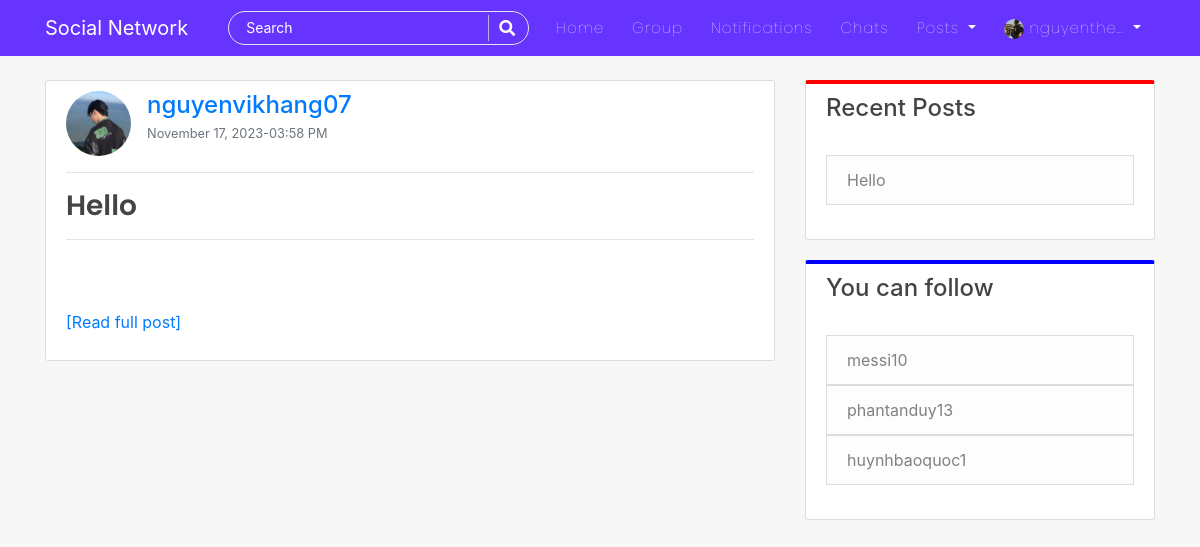
The page /home/ (signed in) on the database its author committed.
### users/models.py (models this page shows, shortened)
class Profile(models.Model):
    user = models.OneToOneField(User, on_delete=models.CASCADE)
    is_online = models.BooleanField(default=False)
    following = models.ManyToManyField(User, related_name="following", blank=True)
    friends = models.ManyToManyField(User, related_name='my_friends', blank=True)
    bio = models.CharField(default="",blank=True,null=True,max_length=350)
    date_of_birth = models.CharField(blank=True,max_length=150)
    updated = models.DateTimeField(auto_now=True)
    created = models.DateTimeField(auto_now_add=True)
    image = models.ImageField(default='default.jpg', upload_to='profile_pics',blank=True, null=True)

### blog/models.py (models this page shows, shortened)
class Post(models.Model):
    title = models.CharField(max_length=150)
    content = RichTextField(blank=True, null=True)
    image = models.ImageField(upload_to='post_images', null=True, blank=True)
    date_posted = models.DateTimeField(default=timezone.now)
    date_updated = models.DateTimeField(auto_now=True)
    author = models.ForeignKey(User, on_delete=models.CASCADE)
    likes = models.ManyToManyField(User, related_name="blogpost", blank=True)
    saves = models.ManyToManyField(User, related_name="blogsave", blank=True)

### blog/views.py (the view)
# urls.py: path('home/', PostListView.as_view(), name='blog-home'),
class PostListView(ListView):
    model = Post
    template_name = 'blog/home.html'
    context_object_name = 'posts'
    ordering = ['-date_posted']
    paginate_by = 5
    def get_context_data(self, *args,**kwargs):
        context = super(PostListView, self).get_context_data()
        users = list(User.objects.exclude(pk=self.request.user.pk))
        if len(users) > 3:
            cnt = 3
        else:
            cnt = len(users)
        random_users = random.sample(users, cnt)
        context['random_users'] = random_users
        return context

### blog/templates/blog/home.html (shortened to what this page needs)
{% extends "blog/base.html" %}
{% block content %}
<div class="col-md-8">
    {% for post in posts %}
    <article class="content-section" style="overflow: auto; ">
      <div class="media">
          <img class="rounded-circle article-img " src="{{post.author.profile.image.url}}" alt="image">
          <div class="media-body">
              <p class="mb-0">
                <a class="mr-2 h4" href="{% url 'profile-detail-view' post.author.pk %}">{{ post.author }}</a>
              </p>
              <small class="text-muted">{{ post.date_posted|date:"F d, Y-h:i A" }}</small>
          </div>
      </div>
      <hr>
      <h3><a class="article-title" href="{% url 'post-detail' post.id %}">{{ post.title }}</a></h3>
      <hr>
      <p class="article-content">{{ post.content|safe|linebreaks|truncatewords_html:"20" }}<a href="{% url 'post-detail' post.id %}">[Read full post]</a></p>
    </article>
    {% endfor %}
</div>
<div class="col-md-4">
  <div class="content-section" style="border-top: 4px solid red;">
      <h4>Recent Posts</h4>
      <br>
          <ul class="list-group">
              {% if posts.0 %}
                <a href="{% url 'post-detail' posts.0.pk %}"><li class="list-group-item list-group-item-light">{{ posts.0.title }}</li></a>
              {% endif %}
          </ul>
          <br>
  </div>
  <div class="content-section " style="border-top: 4px solid blue;">
    <h4>You can follow</h4>
    <br>
        <ul class="list-group">
          {% for user in random_users %}
            <a href="{% url 'profile-detail-view' user.pk %}"><li class="list-group-item list-group-item-light">{{ user.username }}</li></a>
          {% endfor %}
        </ul>
        <br>
  </div>
</div>
{% endblock %}

### blog/templates/blog/navbar.html (shortened to what this page needs)
<nav class="navbar navbar-expand-lg navbar-dark bg-steel fixed-top">
    <div class="container">
      <a class="navbar-brand mr-4 pr-3" href="/">Social Network</a>
      <div class="collapse navbar-collapse" id="navbarToggle">
        <div class="navbar-nav mr-auto">
          <div id="searchbar" >
            <form method="GET" action="/search">
              <input required name="query" id="search" type="text" placeholder="Search">
              <button class="search-btn" type="submit"><i class="fas fa-search"></i></button>
            </form>
          </div>
        </div>
        <div class="navbar-nav">
          <a class="nav-item nav-link" href="{% url 'blog-home' %}">Home</a>
          <a class="nav-item nav-link" href="{% url 'groups:group' %}">Group</a>
          {% if user.is_authenticated %}
          <a class="nav-item nav-link" href="{% url 'show-notifications' %}">Notifications</a>
          <a class="nav-item nav-link" href="{% url 'room-enroll' %}">Chats</a>
          <div class="dropdown">
            <a class="dropdown-toggle nav-link" href="#" role="button" id="dropdownMenuLink1" data-toggle="dropdown" aria-haspopup="true" aria-expanded="false">
              Posts
            </a>
          </div>
          {% endif %}
          {% if user.is_authenticated %}
            <div class="dropdown">
              <a class="dropdown-toggle nav-link" href="#" role="button" id="dropdownMenuLink2" data-toggle="dropdown" aria-haspopup="true" aria-expanded="false">
                <img class="rounded-circle" style="height: 20px; width: 20px;" src="{{user.profile.image.url}}" alt="">&nbsp;{{user|truncatechars:"10"}}
              </a>
            </div>
          {% else %}
            <a class="nav-item nav-link" href="{% url 'account_login' %}">Login</a>
            <a class="nav-item nav-link" href="{% url 'register' %}">Register</a>
          {% endif %}
        </div>
      </div>
    </div>
</nav>

### blog/static/blog/main.css (style rules this page uses)
body { background: #f7f7f7; color: #333333; margin-top: 5rem; scroll-behavior: smooth; }
h1, h2, h3, h4, h5, h6 { color: #444444; }
ul { margin: 0; }
.bg-steel { background: #6633FF; }
.site-header .navbar-nav .nav-link { color: #ffffff; font-family:'Poppins'; font-weight: 100; margin: 0px 6px; font-size: 15px; letter-spacing: 1px; }
.content-section { background: #ffffff; padding: 10px 20px; border: 1px solid #dddddd; border-radius: 3px; margin-bottom: 20px; }
.article-title { color: #444444; font-family: 'poppins'; font-weight: 600; }
.article-content { white-space: pre-line; }
.article-img { height: 65px; width: 65px; margin-right: 16px; }
#searchbar form { width: auto; display: flex; flex-direction: row; border-radius: 50px; padding: 3px 15px; background-color: transparent; border: 1px solid #e4e4e4; margin-right: 10px; }
#searchbar form input::placeholder { color: #fff; font-size: 14px; }
#searchbar form input { border: none; outline: none; color: #fff; font-size: 15px; flex: 1; background-color:transparent; }
.search-btn { color:#fff; border: none; width: 25px; padding-left: 10px; border-left: 1px solid rgba(202, 202, 202, 0.829); outline: none; background-color: transparent; }
.search-btn i { font-size: 16px; }

### rows shown on the page
Post: author.profile.image (picture), author "nguyenvikhang07", date_posted "November 17, 2023-03:58 PM", title "Hello"

### other values the page prints
{{ user|truncatechars:"10" }} "nguyenthe…"
{{ user.username }} "messi10"
{{ user.username }} "phantanduy13"
{{ user.username }} "huynhbaoquoc1"
